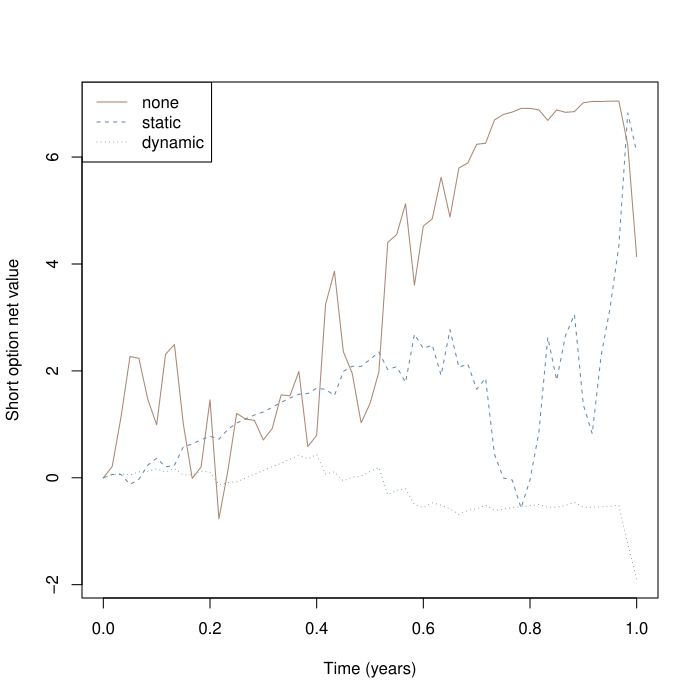

Source code (R):
pdf('tests/bs-round3/case-4-full.pdf')
# 一份教学欧式期权对应一单位标的；卖出一份，非真实市场预测
# [parameters] 定价与路径波动率一致；允许卖空、分数持仓，无交易成本
S0 <- 100; K <- 100; T <- 1; r <- 0.05; q <- 0.03; sigma <- 0.2
N <- 60; interval <- 1; seed <- 2027; type <- "P"
# [validation] 与网页使用同一教学域；不截断超域价格
stopifnot(all(is.finite(c(S0,K,T,r,q,sigma,N,interval,seed))), S0>=.01, S0<=1e5, K>=.01, K<=1e5,
          T>0, T<=10, r >= -0.1, r<=.3, q>=0, q<=1, sigma>=0, sigma<=2,
          N>=1, N<=504, N==floor(N), interval>=1, interval<=504, interval==floor(interval),
          seed>=0, seed<=2147483646, seed==floor(seed), type %in% c("C","P"))
# [delta] 带连续股息的 BS 价格、Delta；到期直接使用支付函数
option <- function(S, tau) {
  if(tau==0) return(c(price=if(type=="C") max(S-K,0) else max(K-S,0), delta=NA_real_, gamma=NA_real_))
  A <- S*exp(-q*tau); D <- K*exp(-r*tau)
  if(sigma==0) {
    if(A==D) stop("Zero volatility kink: Delta is not unique")
    d <- as.numeric(A>D)
    return(c(price=if(type=="C") max(A-D,0) else max(D-A,0), delta=exp(-q*tau)*(d-if(type=="P") 1 else 0), gamma=0))
  }
  d1 <- (log(S/K)+(r-q+sigma^2/2)*tau)/(sigma*sqrt(tau)); d2 <- d1-sigma*sqrt(tau)
  price <- if(type=="C") max(0,A-D,A*pnorm(d1)-D*pnorm(d2)) else max(0,D-A,D*pnorm(-d2)-A*pnorm(-d1))
  delta <- exp(-q*tau)*(pnorm(d1)-if(type=="P") 1 else 0)
  c(price=price, delta=delta, gamma=exp(-q*tau)*dnorm(d1)/(S*sigma*sqrt(tau)))
}
# [path] Park-Miller + Box-Muller，与网页相同的可复现教学随机数
normal_draws <- function(seed, n) {
  state <- seed %% 2147483646 + 1
  uniform <- function() { state <<- (state*16807) %% 2147483647; state/2147483647 }
  vapply(seq_len(n), function(i) sqrt(-2*log(uniform()))*cos(2*pi*uniform()), numeric(1))
}
dt <- T/N
spots <- c(100.00000000000000,100.40384042734026,102.72400026310278,105.95791762496448,105.67363458552650,103.17711196881201,101.72017205683976,105.38550483226327,105.79084396805318,101.32556575593851,98.742934369026983,99.107025860433282,102.05488784329748,96.768970473146354,98.536764714931550,100.93097952234956,100.52338083266862,100.30701259746736,99.309108749927006,99.654198378224763,100.99835619521018,100.79668538908948,101.76813236891479,98.329372855047154,98.630395429486228,104.71349476960607,106.55707792900884,101.79224057046812,100.59666448813330,98.372927985464614,98.969094838162775,100.11325457554069,106.88851211781385,107.14791029542025,109.30953164419937,103.40367510693663,106.79801708082240,106.99441093089567,110.32369558544555,106.43833344176610,110.43924508206150,110.54305823581431,112.59012229377787,112.16234284782037,116.73533111233567,118.10645095387413,118.33601090925630,119.81705766445137,118.54329592501374,116.32659011005325,111.51353228456043,113.99198462852115,111.85045268338914,110.95996011822025,115.53246103650753,116.94141030165400,113.39660670748715,111.26663227222426,108.41713197865519,100.36220764089720,97.062190011474357) # 固定核对路径
stopifnot(length(spots)==N+1, spots[1]==S0, all(is.finite(spots)), all(spots>=.01 & spots<=1e5))
# [time] 期末tau严格为0；三种策略共享同一条路径与同一权利金
values <- t(vapply(0:N,function(i) option(spots[i+1], T*(N-i)/N), numeric(3)))
premium <- values[1,"price"]
run_strategy <- function(strategy) {
  # [initial] 权利金支付股票成本，余款为现金；允许负现金（借款）
  holding <- if(strategy=="none") 0 else values[1,"delta"]
  cash <- premium-holding*S0
  rows <- data.frame(i=0,t=0,tau=T,S=S0,price=premium,delta=values[1,"delta"],gamma=values[1,"gamma"],
    oldHolding=0,holding=holding,quantity=holding,cashBefore=premium,interest=0,dividend=0,
    tradeCash=-holding*S0,cash=cash,net=holding*S0+cash-premium,netDelta=holding-values[1,"delta"],rebalance=FALSE,settlement=0)
  for(i in seq_len(N)) {
    # [interest] 先按连续复利更新现金账户，负现金承担利息
    oldHolding <- holding; interest <- cash*expm1(r*dt)
    # [dividend] 左端点矩形近似，股息期末入账；空头为支出，不额外复利
    dividend <- oldHolding*q*spots[i]*dt
    cashBefore <- cash+interest+dividend
    # [trade] 仅动态策略在约定时点调仓；到期不再构造Delta
    rebalance <- strategy=="dynamic" && i<N && i %% interval==0
    if(rebalance) holding <- values[i+1,"delta"]
    quantity <- holding-oldHolding
    tradeCash <- -quantity*spots[i+1]
    cash <- cashBefore+tradeCash
    # [net] 卖方组合：股票+现金-期权负债；终点price为真实支付
    net <- holding*spots[i+1]+cash-values[i+1,"price"]
    rows <- rbind(rows,data.frame(i=i,t=i*dt,tau=T*(N-i)/N,S=spots[i+1],price=values[i+1,"price"],
      delta=values[i+1,"delta"],gamma=values[i+1,"gamma"],oldHolding=oldHolding,holding=holding,quantity=quantity,
      cashBefore=cashBefore,interest=interest,dividend=dividend,tradeCash=tradeCash,cash=cash,net=net,
      netDelta=if(i==N) NA_real_ else holding-values[i+1,"delta"],rebalance=rebalance,settlement=0))
  }
  rows
}
results <- lapply(c("none","static","dynamic"),run_strategy)
names(results) <- c("none","static","dynamic")
errors <- vapply(results,function(x) tail(x$net,1),numeric(1))
# [settle] 终点表格为清算前账户；卖出所有股票并支付期权后，现金等于净误差
settlement <- lapply(results,function(x) {
  last <- x[nrow(x),]; c(stockLiquidation=last$holding*last$S, optionPayment=-last$price,
    cashBefore=last$cash, finalCash=last$cash+last$holding*last$S-last$price, finalHolding=0)
})
print(errors, digits=12)
print(tail(results$dynamic,3), digits=10)
# [validation] 逐期对账与自融资验证
for(x in results) {
  stopifnot(abs(x$net[1])<1e-8)
  stopifnot(max(abs(x$cash-x$cashBefore-x$tradeCash))<1e-7)
  stopifnot(max(abs(x$net-(x$holding*x$S+x$cash-x$price)))<1e-7)
  stopifnot(max(abs(diff(x$cash)-x$interest[-1]-x$dividend[-1]-x$tradeCash[-1]))<1e-7)
}
# [plot] 相同路径上的三策略；单条路径误差不保证随调仓频率单调改善
matplot((0:N)*dt,do.call(cbind,lapply(results,function(x) x$net)),type="l",lty=1:3,
        col=c("#a98773","#6689a8","#659b8a"),xlab="Time (years)",ylab="Short option net value")
legend("topleft",legend=names(results),lty=1:3,col=c("#a98773","#6689a8","#659b8a"))
# RStudio实践：保持N、seed与其他参数不变，只修改interval后整段重跑。
# 比较errors和逐期账户；更频繁调仓不保证本路径误差单调下降或盈利。

for(k in names(results)) write.table(results[[k]],file=paste0('tests/bs-round3/case-4-full-',k,'.csv'),row.names=FALSE,quote=FALSE,sep=',',na='NA')
dev.off()
